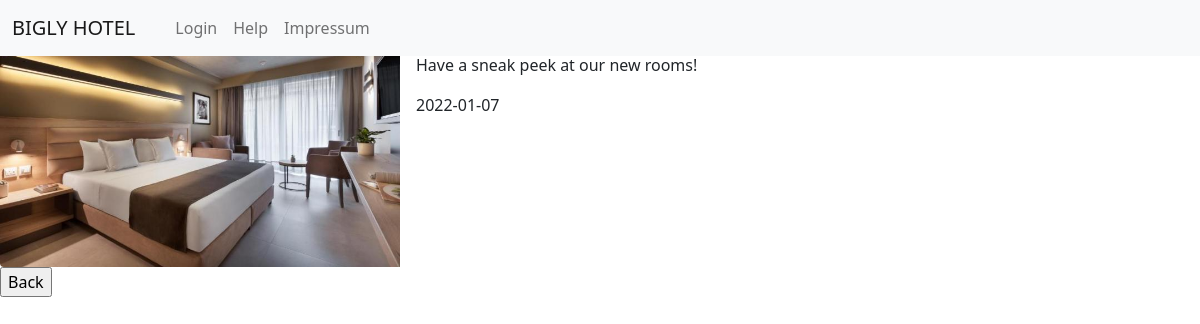
The app's page /news/showNews.php?news_id=61 with its own data.
### tables this page shows
CREATE TABLE `news` (
  `content` text DEFAULT NULL,
  `headline` varchar(50) DEFAULT NULL,
  `imgpath` varchar(255) DEFAULT NULL,
  `date` date NOT NULL DEFAULT current_timestamp(),
  `time` time NOT NULL DEFAULT current_timestamp(),
  `active` tinyint(1) NOT NULL,
  `news_id` int(255) NOT NULL
);

### news/showNews.php (the view, shortened to what this page needs)
<?php include ("../head.php"); ?>
<body>
<?php
    include ("../nav.php");
    require_once('../dbaccess.php');
    if(isset($_GET["news_id"]))
    {
        $news_id = $_GET["news_id"];
        $sql = "select headline, imgpath, content, date
                from news
                where active = true
                and news_id = '$news_id'";
        $stmt = $db_obj->prepare($sql);
        $stmt->execute();
        $stmt->bind_result($headline, $imgpath, $content, $date);
        echo "<div class='row g-0' id='news-card news-center'>
        <div class='col-md-4'>
            <img src='".$imgpath."' class='img-fluid rounded-start' alt='".$headline."'>
            </div>
            <div class='col-md-8'>
                <div class='card-body' id='news-text'>
                    <h4 class='card-title'>".$headline."</h4>
                    <p>".$content."</p>
                    ".$date."
                </div>
            </div>
        </div>";
    }
    else
    {
        header("location: ../checks/UA_access.php");
    }
?>
<form action='../main/index.php'><input type='submit' value='Back'></form>
</body>
</html>

### style/style.css (style rules this page uses)
img { display: block; margin-left: auto; margin-right: auto; height: auto; }
body { display: flex; flex-direction: column; justify-content: center; }

### records on screen
news: imgpath (picture), content "Have a sneak peek at our new rooms!", date "2022-01-07"
